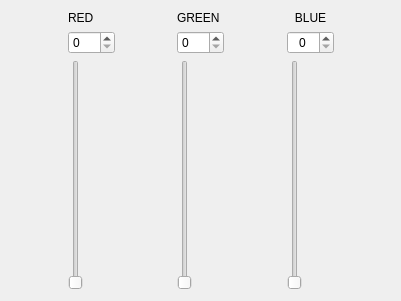
<?xml version="1.0" encoding="UTF-8"?>
<ui version="4.0">
 <class>SettingColorWindow</class>
 <widget class="QWidget" name="SettingColorWindow">
  <property name="geometry">
   <rect>
    <x>0</x>
    <y>0</y>
    <width>401</width>
    <height>301</height>
   </rect>
  </property>
  <property name="windowTitle">
   <string>Form</string>
  </property>
  <layout class="QHBoxLayout" name="horizontalLayout">
   <item>
    <layout class="QHBoxLayout" name="SettingColorWindowLayout">
     <item>
      <spacer name="horizontalSpacer_3">
       <property name="orientation">
        <enum>Qt::Orientation::Horizontal</enum>
       </property>
       <property name="sizeHint" stdset="0">
        <size>
         <width>40</width>
         <height>20</height>
        </size>
       </property>
      </spacer>
     </item>
     <item>
      <layout class="QVBoxLayout" name="verticalLayout_3">
       <item>
        <widget class="QLabel" name="RedText">
         <property name="text">
          <string>RED</string>
         </property>
        </widget>
       </item>
       <item>
        <widget class="QSpinBox" name="RedSpinBox">
         <property name="maximum">
          <number>255</number>
         </property>
        </widget>
       </item>
       <item>
        <widget class="QSlider" name="RedVerticalSlider">
         <property name="maximum">
          <number>255</number>
         </property>
         <property name="orientation">
          <enum>Qt::Orientation::Vertical</enum>
         </property>
        </widget>
       </item>
      </layout>
     </item>
     <item>
      <spacer name="horizontalSpacer">
       <property name="orientation">
        <enum>Qt::Orientation::Horizontal</enum>
       </property>
       <property name="sizeHint" stdset="0">
        <size>
         <width>40</width>
         <height>20</height>
        </size>
       </property>
      </spacer>
     </item>
     <item>
      <layout class="QVBoxLayout" name="verticalLayout_2">
       <item>
        <widget class="QLabel" name="GreenText">
         <property name="text">
          <string>GREEN</string>
         </property>
        </widget>
       </item>
       <item>
        <widget class="QSpinBox" name="GreenSpinBox">
         <property name="maximum">
          <number>255</number>
         </property>
        </widget>
       </item>
       <item>
        <widget class="QSlider" name="GreenVerticalSlider">
         <property name="maximum">
          <number>255</number>
         </property>
         <property name="orientation">
          <enum>Qt::Orientation::Vertical</enum>
         </property>
        </widget>
       </item>
      </layout>
     </item>
     <item>
      <spacer name="horizontalSpacer_2">
       <property name="orientation">
        <enum>Qt::Orientation::Horizontal</enum>
       </property>
       <property name="sizeHint" stdset="0">
        <size>
         <width>40</width>
         <height>20</height>
        </size>
       </property>
      </spacer>
     </item>
     <item>
      <layout class="QVBoxLayout" name="verticalLayout">
       <item>
        <widget class="QLabel" name="BlueText">
         <property name="text">
          <string>BLUE</string>
         </property>
         <property name="alignment">
          <set>Qt::AlignmentFlag::AlignCenter</set>
         </property>
        </widget>
       </item>
       <item>
        <widget class="QSpinBox" name="BlueSpinBox">
         <property name="alignment">
          <set>Qt::AlignmentFlag::AlignCenter</set>
         </property>
         <property name="maximum">
          <number>255</number>
         </property>
        </widget>
       </item>
       <item>
        <widget class="QSlider" name="BlueVerticalSlider">
         <property name="maximum">
          <number>255</number>
         </property>
         <property name="orientation">
          <enum>Qt::Orientation::Vertical</enum>
         </property>
        </widget>
       </item>
      </layout>
     </item>
     <item>
      <spacer name="horizontalSpacer_4">
       <property name="orientation">
        <enum>Qt::Orientation::Horizontal</enum>
       </property>
       <property name="sizeHint" stdset="0">
        <size>
         <width>40</width>
         <height>20</height>
        </size>
       </property>
      </spacer>
     </item>
    </layout>
   </item>
  </layout>
 </widget>
 <resources/>
 <connections>
  <connection>
   <sender>RedSpinBox</sender>
   <signal>valueChanged(int)</signal>
   <receiver>RedVerticalSlider</receiver>
   <slot>setValue(int)</slot>
   <hints>
    <hint type="sourcelabel">
     <x>92</x>
     <y>41</y>
    </hint>
    <hint type="destinationlabel">
     <x>90</x>
     <y>92</y>
    </hint>
   </hints>
  </connection>
  <connection>
   <sender>GreenSpinBox</sender>
   <signal>valueChanged(int)</signal>
   <receiver>GreenVerticalSlider</receiver>
   <slot>setValue(int)</slot>
   <hints>
    <hint type="sourcelabel">
     <x>189</x>
     <y>40</y>
    </hint>
    <hint type="destinationlabel">
     <x>195</x>
     <y>85</y>
    </hint>
   </hints>
  </connection>
  <connection>
   <sender>BlueSpinBox</sender>
   <signal>valueChanged(int)</signal>
   <receiver>BlueVerticalSlider</receiver>
   <slot>setValue(int)</slot>
   <hints>
    <hint type="sourcelabel">
     <x>305</x>
     <y>37</y>
    </hint>
    <hint type="destinationlabel">
     <x>306</x>
     <y>100</y>
    </hint>
   </hints>
  </connection>
  <connection>
   <sender>RedVerticalSlider</sender>
   <signal>valueChanged(int)</signal>
   <receiver>RedSpinBox</receiver>
   <slot>setValue(int)</slot>
   <hints>
    <hint type="sourcelabel">
     <x>90</x>
     <y>152</y>
    </hint>
    <hint type="destinationlabel">
     <x>89</x>
     <y>38</y>
    </hint>
   </hints>
  </connection>
  <connection>
   <sender>GreenVerticalSlider</sender>
   <signal>valueChanged(int)</signal>
   <receiver>GreenSpinBox</receiver>
   <slot>setValue(int)</slot>
   <hints>
    <hint type="sourcelabel">
     <x>194</x>
     <y>153</y>
    </hint>
    <hint type="destinationlabel">
     <x>201</x>
     <y>44</y>
    </hint>
   </hints>
  </connection>
  <connection>
   <sender>BlueVerticalSlider</sender>
   <signal>valueChanged(int)</signal>
   <receiver>BlueSpinBox</receiver>
   <slot>setValue(int)</slot>
   <hints>
    <hint type="sourcelabel">
     <x>304</x>
     <y>155</y>
    </hint>
    <hint type="destinationlabel">
     <x>308</x>
     <y>44</y>
    </hint>
   </hints>
  </connection>
 </connections>
</ui>
